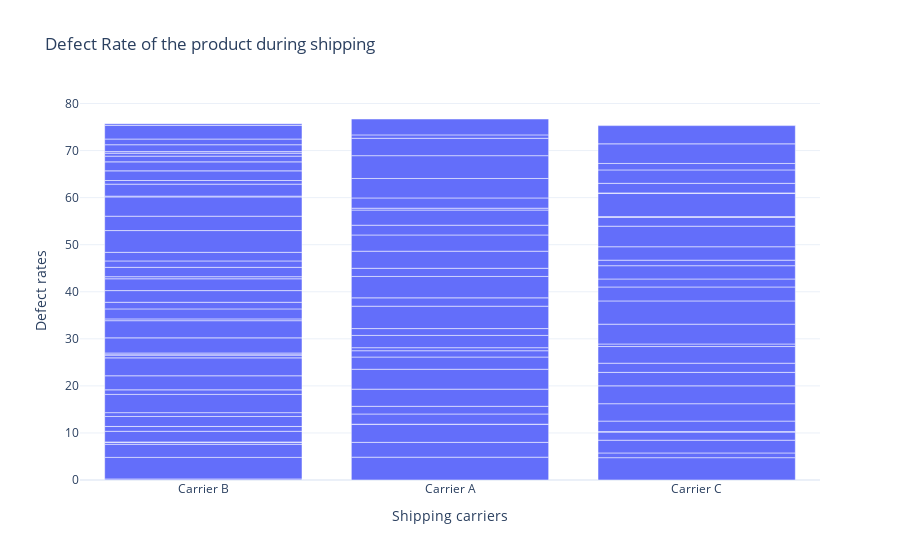

This figure's notebook cell:
### Code cell
Defect_product = px.bar(df,x = "Shipping carriers",
                       y = "Defect rates", title = "Defect Rate of the product during shipping" )
Defect_product.show()

### Figure 1 — Plotly figure (JSON) as saved in the notebook; plotly's stock layout.template omitted (floating-point values rounded to 4 significant figures)
{"data": [{"alignmentgroup": "True", "hovertemplate": "Shipping carriers=%{x}<br>Defect rates=%{y}<extra></extra>", "legendgroup": "", "marker": {"color": "#636efa", "pattern": {"shape": ""}}, "name": "", "offsetgroup": "", "orientation": "v", "showlegend": false, "textposition": "auto", "type": "bar", "x": ["Carrier B", "Carrier A", "Carrier B", "Carrier C", "Carrier A", "Carrier B", "Carrier C", "Carrier B", "Carrier C", "Carrier A", "Carrier C", "Carrier A", "Carrier A", "Carrier A", "Carrier B", "Carrier B", "Carrier B", "Carrier C", "Carrier C", "Carrier A", "Carrier A", "Carrier B", "Carrier A", "Carrier A", "Carrier C", "Carrier C", "Carrier B", "Carrier C", "Carrier B", "Carrier B", "Carrier B", "Carrier B", "Carrier C", "Carrier C", "Carrier A", "Carrier C", "Carrier B", "Carrier A", "Carrier B", "Carrier A", "Carrier C", "Carrier B", "Carrier C", "Carrier B", "Carrier C", "Carrier B", "Carrier B", "Carrier B", "Carrier C", "Carrier C", "Carrier A", "Carrier A", "Carrier B", "Carrier B", "Carrier B", "Carrier A", "Carrier C", "Carrier B", "Carrier A", "Carrier B", "Carrier C", "Carrier C", "Carrier C", "Carrier A", "Carrier C", "Carrier C", "Carrier A", "Carrier C", "Carrier B", "Carrier B", "Carrier B", "Carrier A", "Carrier A", "Carrier B", "Carrier A", "Carrier C", "Carrier A", "Carrier B", "Carrier B", "Carrier B", "Carrier C", "Carrier B", "Carrier A", "Carrier B", "Carrier A", "Carrier C", "Carrier B", "Carrier A", "Carrier A", "Carrier B", "Carrier B", "Carrier B", "Carrier B", "Carrier C", "Carrier B", "Carrier B", "Carrier C", "Carrier A", "Carrier B", "Carrier B"], "xaxis": "x", "y": [0.2264, 4.854, 4.581, 4.747, 3.146, 2.779, 1.001, 0.3982, 2.71, 3.845, 1.727, 0.02117, 2.161, 1.631, 0.1007, 2.264, 1.013, 0.102, 2.232, 3.646, 4.231, 0.01861, 2.591, 1.342, 3.691, 3.797, 2.119, 2.865, 0.8158, 3.878, 0.9654, 2.989, 1.946, 3.541, 0.6466, 0.5412, 3.806, 2.61, 0.6133, 1.452, 4.213, 0.0453, 4.939, 0.3723, 2.963, 3.22, 3.649, 0.3806, 1.698, 2.826, 4.755, 1.773, 2.122, 1.41, 2.479, 4.549, 1.174, 2.511, 1.73, 0.4472, 2.853, 4.367, 1.874, 3.633, 0.1595, 4.911, 3.448, 0.132, 1.983, 1.362, 1.831, 2.079, 3.213, 4.621, 0.3966, 2.03, 2.18, 3.055, 4.097, 0.1659, 2.85, 2.548, 4.138, 0.773, 4.843, 1.374, 2.052, 3.694, 0.7222, 1.908, 1.219, 0.626, 0.3334, 4.166, 1.464, 1.211, 3.872, 3.376, 2.908, 0.346], "yaxis": "y"}], "layout": {"barmode": "relative", "legend": {"tracegroupgap": 0}, "title": {"text": "Defect Rate of the product during shipping"}, "xaxis": {"anchor": "y", "domain": [0, 1], "title": {"text": "Shipping carriers"}}, "yaxis": {"anchor": "x", "domain": [0, 1], "title": {"text": "Defect rates"}}}}
